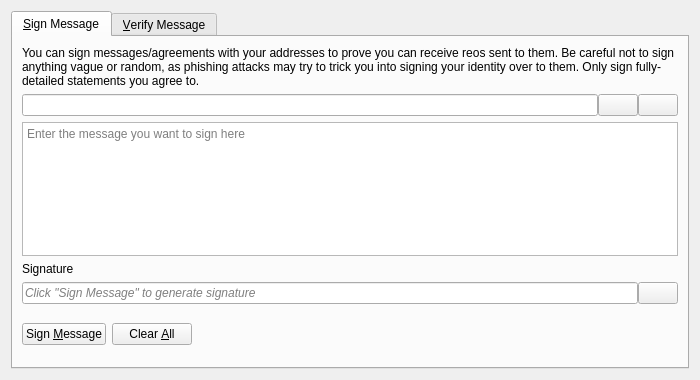
<?xml version="1.0" encoding="UTF-8"?>
<ui version="4.0">
 <class>SignVerifyMessageDialog</class>
 <widget class="QDialog" name="SignVerifyMessageDialog">
  <property name="geometry">
   <rect>
    <x>0</x>
    <y>0</y>
    <width>700</width>
    <height>380</height>
   </rect>
  </property>
  <property name="windowTitle">
   <string>Signatures - Sign / Verify a Message</string>
  </property>
  <property name="modal">
   <bool>true</bool>
  </property>
  <layout class="QVBoxLayout" name="verticalLayout">
   <item>
    <widget class="QTabWidget" name="tabWidget">
     <property name="currentIndex">
      <number>0</number>
     </property>
     <widget class="QWidget" name="tabSignMessage">
      <attribute name="title">
       <string>&amp;Sign Message</string>
      </attribute>
      <layout class="QVBoxLayout" name="verticalLayout_SM">
       <item>
        <widget class="QLabel" name="infoLabel_SM">
         <property name="text">
          <string>You can sign messages/agreements with your addresses to prove you can receive reos sent to them. Be careful not to sign anything vague or random, as phishing attacks may try to trick you into signing your identity over to them. Only sign fully-detailed statements you agree to.</string>
         </property>
         <property name="textFormat">
          <enum>Qt::PlainText</enum>
         </property>
         <property name="wordWrap">
          <bool>true</bool>
         </property>
        </widget>
       </item>
       <item>
        <layout class="QHBoxLayout" name="horizontalLayout_1_SM">
         <property name="spacing">
          <number>0</number>
         </property>
         <item>
          <widget class="QValidatedLineEdit" name="addressIn_SM">
           <property name="toolTip">
            <string>The Reo address to sign the message with</string>
           </property>
          </widget>
         </item>
         <item>
          <widget class="QPushButton" name="addressBookButton_SM">
           <property name="toolTip">
            <string>Choose previously used address</string>
           </property>
           <property name="text">
            <string/>
           </property>
           <property name="icon">
            <iconset resource="../reo.qrc">
             <normaloff>:/icons/address-book</normaloff>:/icons/address-book</iconset>
           </property>
           <property name="shortcut">
            <string>Alt+A</string>
           </property>
           <property name="autoDefault">
            <bool>false</bool>
           </property>
          </widget>
         </item>
         <item>
          <widget class="QPushButton" name="pasteButton_SM">
           <property name="toolTip">
            <string>Paste address from clipboard</string>
           </property>
           <property name="text">
            <string/>
           </property>
           <property name="icon">
            <iconset resource="../reo.qrc">
             <normaloff>:/icons/editpaste</normaloff>:/icons/editpaste</iconset>
           </property>
           <property name="shortcut">
            <string>Alt+P</string>
           </property>
           <property name="autoDefault">
            <bool>false</bool>
           </property>
          </widget>
         </item>
        </layout>
       </item>
       <item>
        <widget class="QPlainTextEdit" name="messageIn_SM">
         <property name="toolTip">
          <string>Enter the message you want to sign here</string>
         </property>
         <property name="placeholderText">
          <string>Enter the message you want to sign here</string>
         </property>
        </widget>
       </item>
       <item>
        <widget class="QLabel" name="signatureLabel_SM">
         <property name="text">
          <string>Signature</string>
         </property>
         <property name="textFormat">
          <enum>Qt::PlainText</enum>
         </property>
        </widget>
       </item>
       <item>
        <layout class="QHBoxLayout" name="horizontalLayout_2_SM">
         <property name="spacing">
          <number>0</number>
         </property>
         <item>
          <widget class="QLineEdit" name="signatureOut_SM">
           <property name="placeholderText">
            <string>Click "Sign Message" to generate signature</string>
           </property>
           <property name="font">
            <font>
             <italic>true</italic>
            </font>
           </property>
           <property name="readOnly">
            <bool>true</bool>
           </property>
          </widget>
         </item>
         <item>
          <widget class="QPushButton" name="copySignatureButton_SM">
           <property name="toolTip">
            <string>Copy the current signature to the system clipboard</string>
           </property>
           <property name="text">
            <string/>
           </property>
           <property name="icon">
            <iconset resource="../reo.qrc">
             <normaloff>:/icons/editcopy</normaloff>:/icons/editcopy</iconset>
           </property>
           <property name="autoDefault">
            <bool>false</bool>
           </property>
          </widget>
         </item>
        </layout>
       </item>
       <item>
        <layout class="QHBoxLayout" name="horizontalLayout_3_SM">
         <item>
          <widget class="QPushButton" name="signMessageButton_SM">
           <property name="toolTip">
            <string>Sign the message to prove you own this Reo address</string>
           </property>
           <property name="text">
            <string>Sign &amp;Message</string>
           </property>
           <property name="icon">
            <iconset resource="../reo.qrc">
             <normaloff>:/icons/edit</normaloff>:/icons/edit</iconset>
           </property>
           <property name="autoDefault">
            <bool>false</bool>
           </property>
          </widget>
         </item>
         <item>
          <widget class="QPushButton" name="clearButton_SM">
           <property name="toolTip">
            <string>Reset all sign message fields</string>
           </property>
           <property name="text">
            <string>Clear &amp;All</string>
           </property>
           <property name="icon">
            <iconset resource="../reo.qrc">
             <normaloff>:/icons/remove</normaloff>:/icons/remove</iconset>
           </property>
           <property name="autoDefault">
            <bool>false</bool>
           </property>
          </widget>
         </item>
         <item>
          <spacer name="horizontalSpacer_1_SM">
           <property name="orientation">
            <enum>Qt::Horizontal</enum>
           </property>
           <property name="sizeHint" stdset="0">
            <size>
             <width>40</width>
             <height>48</height>
            </size>
           </property>
          </spacer>
         </item>
         <item>
          <widget class="QLabel" name="statusLabel_SM">
           <property name="font">
            <font>
             <weight>75</weight>
             <bold>true</bold>
            </font>
           </property>
           <property name="text">
            <string/>
           </property>
           <property name="wordWrap">
            <bool>true</bool>
           </property>
          </widget>
         </item>
         <item>
          <spacer name="horizontalSpacer_2_SM">
           <property name="orientation">
            <enum>Qt::Horizontal</enum>
           </property>
           <property name="sizeHint" stdset="0">
            <size>
             <width>40</width>
             <height>48</height>
            </size>
           </property>
          </spacer>
         </item>
        </layout>
       </item>
      </layout>
     </widget>
     <widget class="QWidget" name="tabVerifyMessage">
      <attribute name="title">
       <string>&amp;Verify Message</string>
      </attribute>
      <layout class="QVBoxLayout" name="verticalLayout_VM">
       <item>
        <widget class="QLabel" name="infoLabel_VM">
         <property name="text">
          <string>Enter the receiver's address, message (ensure you copy line breaks, spaces, tabs, etc. exactly) and signature below to verify the message. Be careful not to read more into the signature than what is in the signed message itself, to avoid being tricked by a man-in-the-middle attack. Note that this only proves the signing party receives with the address, it cannot prove sendership of any transaction!</string>
         </property>
         <property name="textFormat">
          <enum>Qt::PlainText</enum>
         </property>
         <property name="alignment">
          <set>Qt::AlignLeading|Qt::AlignLeft|Qt::AlignTop</set>
         </property>
         <property name="wordWrap">
          <bool>true</bool>
         </property>
        </widget>
       </item>
       <item>
        <layout class="QHBoxLayout" name="horizontalLayout_1_VM">
         <property name="spacing">
          <number>0</number>
         </property>
         <item>
          <widget class="QValidatedLineEdit" name="addressIn_VM">
           <property name="toolTip">
            <string>The Reo address the message was signed with</string>
           </property>
          </widget>
         </item>
         <item>
          <widget class="QPushButton" name="addressBookButton_VM">
           <property name="toolTip">
            <string>Choose previously used address</string>
           </property>
           <property name="text">
            <string/>
           </property>
           <property name="icon">
            <iconset resource="../reo.qrc">
             <normaloff>:/icons/address-book</normaloff>:/icons/address-book</iconset>
           </property>
           <property name="shortcut">
            <string>Alt+A</string>
           </property>
           <property name="autoDefault">
            <bool>false</bool>
           </property>
          </widget>
         </item>
        </layout>
       </item>
       <item>
        <widget class="QPlainTextEdit" name="messageIn_VM">
          <property name="toolTip">
            <string>The signed message to verify</string>
          </property>
          <property name="placeholderText">
            <string>The signed message to verify</string>
          </property>
        </widget>
       </item>
       <item>
        <widget class="QValidatedLineEdit" name="signatureIn_VM">
          <property name="toolTip">
            <string>The signature given when the message was signed</string>
          </property>
          <property name="placeholderText">
            <string>The signature given when the message was signed</string>
          </property>
        </widget>
       </item>
       <item>
        <layout class="QHBoxLayout" name="horizontalLayout_2_VM">
         <item>
          <widget class="QPushButton" name="verifyMessageButton_VM">
           <property name="toolTip">
            <string>Verify the message to ensure it was signed with the specified Reo address</string>
           </property>
           <property name="text">
            <string>Verify &amp;Message</string>
           </property>
           <property name="icon">
            <iconset resource="../reo.qrc">
             <normaloff>:/icons/transaction_0</normaloff>:/icons/transaction_0</iconset>
           </property>
           <property name="autoDefault">
            <bool>false</bool>
           </property>
          </widget>
         </item>
         <item>
          <widget class="QPushButton" name="clearButton_VM">
           <property name="toolTip">
            <string>Reset all verify message fields</string>
           </property>
           <property name="text">
            <string>Clear &amp;All</string>
           </property>
           <property name="icon">
            <iconset resource="../reo.qrc">
             <normaloff>:/icons/remove</normaloff>:/icons/remove</iconset>
           </property>
           <property name="autoDefault">
            <bool>false</bool>
           </property>
          </widget>
         </item>
         <item>
          <spacer name="horizontalSpacer_1_VM">
           <property name="orientation">
            <enum>Qt::Horizontal</enum>
           </property>
           <property name="sizeHint" stdset="0">
            <size>
             <width>40</width>
             <height>48</height>
            </size>
           </property>
          </spacer>
         </item>
         <item>
          <widget class="QLabel" name="statusLabel_VM">
           <property name="font">
            <font>
             <weight>75</weight>
             <bold>true</bold>
            </font>
           </property>
           <property name="text">
            <string/>
           </property>
           <property name="wordWrap">
            <bool>true</bool>
           </property>
          </widget>
         </item>
         <item>
          <spacer name="horizontalSpacer_2_VM">
           <property name="orientation">
            <enum>Qt::Horizontal</enum>
           </property>
           <property name="sizeHint" stdset="0">
            <size>
             <width>40</width>
             <height>48</height>
            </size>
           </property>
          </spacer>
         </item>
        </layout>
       </item>
      </layout>
     </widget>
    </widget>
   </item>
  </layout>
 </widget>
 <customwidgets>
  <customwidget>
   <class>QValidatedLineEdit</class>
   <extends>QLineEdit</extends>
   <header>qt/qvalidatedlineedit.h</header>
  </customwidget>
 </customwidgets>
 <resources>
  <include location="../reo.qrc"/>
 </resources>
 <connections/>
</ui>
